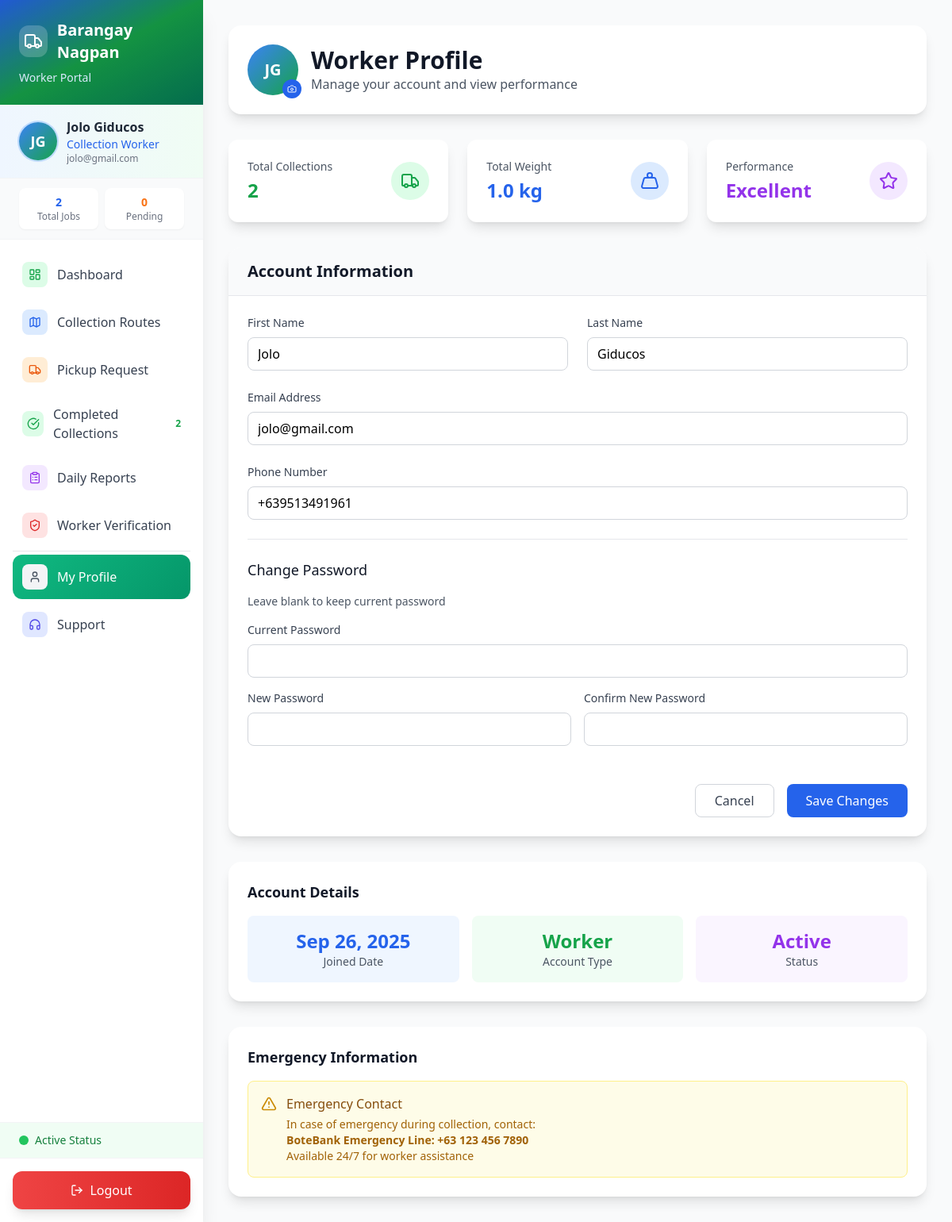
/worker/worker_profile.php (signed in), run on the app's committed database.
### tables this page shows
CREATE TABLE `system_settings` (
  `setting_id` int(11) NOT NULL,
  `setting_key` varchar(100) NOT NULL,
  `setting_value` text DEFAULT NULL,
  `created_at` timestamp NOT NULL DEFAULT current_timestamp(),
  `updated_at` timestamp NOT NULL DEFAULT current_timestamp() ON UPDATE current_timestamp()
);

CREATE TABLE `users` (
  `user_id` int(11) NOT NULL,
  `first_name` varchar(15) NOT NULL,
  `last_name` varchar(15) NOT NULL,
  `email` varchar(30) NOT NULL,
  `phone` varchar(13) NOT NULL,
  `address` text NOT NULL,
  `password` varchar(255) NOT NULL,
  `profile_photo` varchar(255) DEFAULT NULL,
  `role` enum('admin','worker','resident') NOT NULL DEFAULT 'resident',
  `purok_id` int(11) DEFAULT NULL,
  `created_at` timestamp NOT NULL DEFAULT current_timestamp(),
  `latitude` decimal(10,7) DEFAULT NULL,
  `longitude` decimal(10,7) DEFAULT NULL
);

### worker/worker_profile.php (the view, shortened to what the rows shown need)
<?php
require_once '../config/database.php';
$user_id = $_SESSION['user_id'];
$stmt = prepare_statement($conn, "SELECT * FROM users WHERE user_id = ?");
$stmt->bind_param("i", $user_id);
$stmt->execute();
$user = $stmt->get_result()->fetch_assoc();
include 'worker_sidebar.php';
?>
<div class="ml-64 p-8 bg-gray-50 min-h-screen">
    <div class="max-w-4xl mx-auto">
        <div class="bg-white rounded-2xl shadow-lg p-6 mb-8">
            <div class="flex items-center space-x-4">
                <div class="relative">
                    <?php if ($user['profile_photo']): ?>
                        <img src="../uploads/profiles/thumbs/<?php echo htmlspecialchars($user['profile_photo']); ?>"
                             alt="Profile Photo"
                             class="w-16 h-16 rounded-full object-cover ring-2 ring-blue-200">
                    <?php else: ?>
                        <div class="w-16 h-16 bg-gradient-to-br from-blue-500 to-green-600 rounded-full flex items-center justify-center">
                            <span class="text-white font-bold text-xl">
                                <?php echo strtoupper(substr($user['first_name'], 0, 1) . substr($user['last_name'], 0, 1)); ?>
                            </span>
                        </div>
                    <?php endif; ?>
                </div>
                <div>
                    <h1 class="text-3xl font-bold text-gray-900">Worker Profile</h1>
                </div>
            </div>
        </div>
        <div class="bg-white rounded-2xl shadow-lg overflow-hidden">
            <div class="px-6 py-4 border-b border-gray-200 bg-gray-50">
                <h2 class="text-xl font-semibold text-gray-900">Account Information</h2>
            </div>
            <form method="POST" class="p-6 space-y-6">
                <div class="grid grid-cols-1 md:grid-cols-2 gap-6">
                    <div>
                        <label for="first_name" class="block text-sm font-medium text-gray-700 mb-2">First Name</label>
                        <input type="text" id="first_name" name="first_name"
                               value="<?php echo htmlspecialchars($user['first_name']); ?>"
                               class="w-full px-3 py-2 border border-gray-300 rounded-lg focus:ring-2 focus:ring-blue-500 focus:border-blue-500"
                               required>
                    </div>
                    <div>
                        <label for="last_name" class="block text-sm font-medium text-gray-700 mb-2">Last Name</label>
                        <input type="text" id="last_name" name="last_name"
                               value="<?php echo htmlspecialchars($user['last_name']); ?>"
                               class="w-full px-3 py-2 border border-gray-300 rounded-lg focus:ring-2 focus:ring-blue-500 focus:border-blue-500"
                               required>
                    </div>
                </div>
                <div>
                    <label for="email" class="block text-sm font-medium text-gray-700 mb-2">Email Address</label>
                    <input type="email" id="email" name="email"
                           value="<?php echo htmlspecialchars($user['email']); ?>"
                           class="w-full px-3 py-2 border border-gray-300 rounded-lg focus:ring-2 focus:ring-blue-500 focus:border-blue-500"
                           required>
                </div>
                <div>
                    <label for="phone" class="block text-sm font-medium text-gray-700 mb-2">Phone Number</label>
                    <input type="tel" id="phone" name="phone"
                           value="<?php echo htmlspecialchars($user['phone']); ?>"
                           class="w-full px-3 py-2 border border-gray-300 rounded-lg focus:ring-2 focus:ring-blue-500 focus:border-blue-500"
                           required>
                </div>
            </form>
        </div>
        <div class="bg-white rounded-2xl shadow-lg p-6 mt-8">
            <div class="grid grid-cols-1 md:grid-cols-3 gap-4">
                <div class="text-center p-4 bg-blue-50 rounded-lg">
                    <div class="text-2xl font-bold text-blue-600"><?php echo date('M j, Y', strtotime($user['created_at'])); ?></div>
                    <div class="text-sm text-gray-600">Joined Date</div>
                </div>
                <div class="text-center p-4 bg-green-50 rounded-lg">
                    <div class="text-2xl font-bold text-green-600"><?php echo ucfirst($user['role']); ?></div>
                    <div class="text-sm text-gray-600">Account Type</div>
                </div>
            </div>
        </div>
    </div>
</div>

### worker/worker_sidebar.php (shortened to what the rows shown need)
<?php
require_once '../config/database.php';
require_once '../includes/system_functions.php';
$user_id = $_SESSION['user_id'];
$stmt = prepare_statement($conn, "SELECT first_name, last_name, email, phone, profile_photo FROM users WHERE user_id = ?");
$stmt->bind_param("i", $user_id);
$stmt->execute();
$user_result = $stmt->get_result();
$user_data = $user_result->fetch_assoc();
$system_name = getSystemSetting($conn, 'barangay_name', 'BoteBank');
$system_logo = getSystemSetting($conn, 'barangay_logo', '');
$profile_display = getUserProfileDisplay($user_data);
?>
<!DOCTYPE html>
<html lang="en">
<head>
    <script src="https://cdn.tailwindcss.com"></script>
</head>
<body class="bg-gray-50 font-sans">
    <div class="fixed left-0 top-0 h-full w-64 bg-white shadow-xl flex flex-col z-50">
        <div class="bg-gradient-to-br from-blue-600 via-green-600 to-emerald-700 p-6 relative overflow-hidden">
            <div class="relative z-10">
                <div class="flex items-center space-x-3 mb-2">
                    <?php if ($system_logo && file_exists("../uploads/" . $system_logo)): ?>
                        <img src="../uploads/<?php echo htmlspecialchars($system_logo); ?>"
                             alt="System Logo"
                             class="w-10 h-10 rounded-xl object-cover bg-white bg-opacity-20 p-1">
                    <?php else: ?>
                        <div class="w-10 h-10 bg-white bg-opacity-20 rounded-xl flex items-center justify-center">
                            <i data-lucide="truck" class="w-6 h-6 text-white"></i>
                        </div>
                    <?php endif; ?>
                    <h1 class="text-xl font-bold text-white"><?php echo htmlspecialchars($system_name); ?></h1>
                </div>
            </div>
        </div>
        <div class="px-6 py-4 border-b border-gray-100 bg-gradient-to-r from-blue-50 to-green-50">
            <div class="flex items-center space-x-3">
                <?php if ($profile_display['type'] === 'photo'): ?>
                    <img src="../uploads/profiles/thumbs/<?php echo htmlspecialchars($profile_display['value']); ?>"
                         alt="Profile Photo"
                         class="w-12 h-12 rounded-full object-cover ring-2 ring-blue-200">
                <?php else: ?>
                    <div class="w-12 h-12 bg-gradient-to-br from-blue-500 to-green-600 rounded-full flex items-center justify-center ring-2 ring-blue-200">
                        <span class="text-white font-bold text-lg">
                            <?php echo htmlspecialchars($profile_display['value']); ?>
                        </span>
                    </div>
                <?php endif; ?>
                <div class="flex-1 min-w-0">
                    <p class="font-semibold text-gray-800 truncate">
                        <?php echo htmlspecialchars($user_data['first_name'] . ' ' . $user_data['last_name']); ?>
                    </p>
                    <p class="text-sm text-blue-600 font-medium">Collection Worker</p>
                    <p class="text-xs text-gray-500 truncate"><?php echo htmlspecialchars($user_data['email']); ?></p>
                </div>
            </div>
        </div>
    </div>
</body>
</html>

### data on the page
system_settings: setting_value "Barangay Nagpan"
users: first_name+last_name "JG", first_name+last_name "Jolo Giducos", email "jolo@gmail.com", first_name "Jolo", last_name "Giducos", phone "+639513491961", created_at "Sep 26, 2025", role "Worker"

### other printed values
$stats['assigned_pickups'] "2"
$stats['pending_pickups'] "0"
$stats['completed_pickups'] "2"
$worker_stats['total_collections'] "2"
$worker_stats['total_weight'] "1.0"
